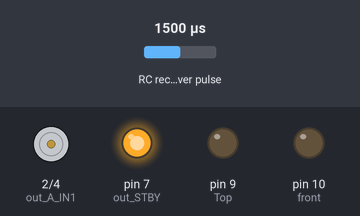
Recording of a sketch running on a simulated Arduino Uno, built with avr-gcc and run on an emulated ATmega328P. On the bench: motor-driver pin pairs drawn as motors (green arrow = first pin HIGH = forward, orange = second pin HIGH = backward, longer = more drive, scaled by the enable pin, stopped while the standby pin is LOW), output pins drawn as LEDs (lit = HIGH). Wiring (inferred from the names in the program): RC receiver channel: data pin 5. The test bench sets the inputs (shaded band); at power-on: RC receiver pulse 1500 µs.

Above: at 1.2 s.
1.3 s: RC receiver pulse (sensor on pin 5) set to 1455 µs
2.8 s: RC receiver pulse (sensor on pin 5) set to 1423 µs
At 4.0 s:
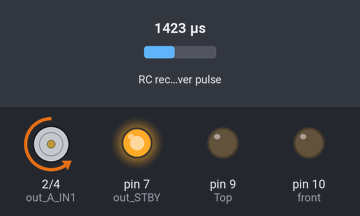
4.3 s: RC receiver pulse (sensor on pin 5) set to 1020 µs
At 5.1 s:
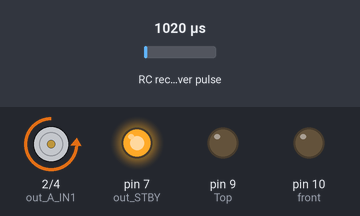
5.8 s: RC receiver pulse (sensor on pin 5) set to 1500 µs
At 6.3 s:
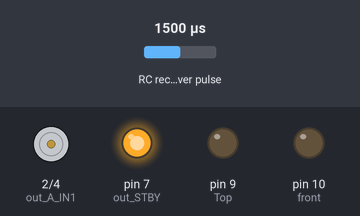
7.3 s: RC receiver pulse (sensor on pin 5) set to 1554 µs
8.8 s: RC receiver pulse (sensor on pin 5) set to 1570 µs
At 9.8 s:
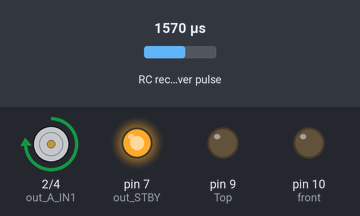
Timing chart, 0 to 11.3 s (numbered marks = the images above; inputs shaded):
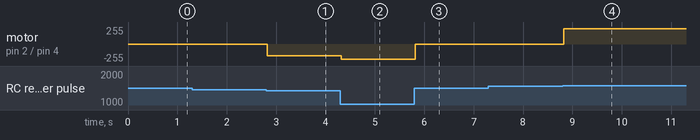

The sketch:

RC_Car_FNG_Exterminator.ino
```cpp
//Not all this code is mine
//it was taken from http://rcarduino.blogspot.com/2012/01/how-to-read-rc-receiver-with.html

#include <Wire.h>
#include <EnableInterrupt.h>

//FNG chip
#define out_STBY 7
#define out_A_PWM 11

#define out_A_IN1 2
#define out_A_IN2 4

//
#define voltage A3
#define THROTTLE_IN_PIN 5
#define THROTTLE_FLAG 1
#define GearFlag 2
//#define Direction_A 5
//#define Direction_B 3
#define Top 9
#define front 10
//#define Gear 2

int lightStatus = 0;

int battLow = 0;
float error = 0.18;
double tempSpeed;
//int batteryLV = 0;
volatile uint8_t bUpdateFlagsShared;

volatile uint16_t unThrottleInShared;
volatile uint16_t unGearInShared;
volatile uint16_t ulGearStart;

uint32_t ulThrottleStart;


void setup() {
  Serial.begin(9600);
  enableInterrupt(THROTTLE_IN_PIN, calcThrottle, CHANGE);
  //enableInterrupt(Gear, lights1, CHANGE);
  //pinMode(Direction_A, OUTPUT);
  //pinMode(Direction_B, OUTPUT);
  pinMode(out_A_IN1, OUTPUT);
  pinMode(out_A_IN2, OUTPUT);
  pinMode(out_STBY, OUTPUT);
  pinMode(out_A_PWM, OUTPUT);

  pinMode(Top, OUTPUT);
  pinMode(front, OUTPUT);
  //pinMode(bottom, OUTPUT);
  setDirection(0, 0);
  setLight(0);

  motor_standby(false);

}

void loop() {
  //Serial.println("lights flag");
//vars that change per loop
static uint16_t unThrottleIn;
static uint16_t unGearIn;
 static uint8_t bUpdateFlags;
//Serial.println("test");


 if(bUpdateFlagsShared)
  {
    noInterrupts(); // turn interrupts off quickly while we take local copies of the shared variables

    // take a local copy of which channels were updated in case we need to use this in the rest of loop
    bUpdateFlags = bUpdateFlagsShared;

    // in the current code, the shared values are always populated
    // so we could copy them without testing the flags
    // however in the future this could change, so lets
    // only copy when the flags tell us we can.

    if(bUpdateFlags & THROTTLE_FLAG)
    {
      unThrottleIn = unThrottleInShared;
    }
    if(bUpdateFlags & GearFlag){
      unGearIn = unGearInShared;
    }
    // clear shared copy of updated flags as we have already taken the updates
    // we still have a local copy if we need to use it in bUpdateFlags
    bUpdateFlagsShared = 0;

    interrupts(); // we have local copies of the inputs, so now we can turn interrupts back on
    // as soon as interrupts are back on, we can no longer use the shared copies, the interrupt
    // service routines own these and could update them at any time. During the update, the
    // shared copies may contain junk. Luckily we have our local copies to work with :-)
  }

  // do any processing from here onwards
  // only use the local values unAuxIn, unThrottleIn and unSteeringIn, the shared
  // variables unAuxInShared, unThrottleInShared, unSteeringInShared are always owned by
  // the interrupt routines and should not be used in loop

  // the following code provides simple pass through
  // this is a good initial test, the Arduino will pass through
  // receiver input as if the Arduino is not there.
  // This should be used to confirm the circuit and power
  // before attempting any custom processing in a project.

  // we are checking to see if the channel value has changed, this is indicated
  // by the flags. For the simple pass through we don't really need this check,
  // but for a more complex project where a new signal requires significant processing
  // this allows us to only calculate new values when we have new inputs, rather than
  // on every cycle.
  if(bUpdateFlags & GearFlag)
  {
    //setLights(unGearIn);
 Serial.println("lights flag");

}
  if(bUpdateFlags & THROTTLE_FLAG)
  {
    setSpeed(unThrottleIn);

  bUpdateFlags = 0;
}
}
void lights1(){
  //if(digitalRead(Gear) == HIGH)
  //{
    //lightStatus = 1;
    //Serial.println("lights");
    //ulGearStart = micros();
  //}else{
    //    unGearInShared = (uint16_t)(micros() - ulGearStart);
    // use set the throttle flag to indicate that a new throttle signal has been received
    //bUpdateFlagsShared |= GearFlag;
  //}
}
// simple interrupt service routine
void calcThrottle()
{
  // if the pin is high, its a rising edge of the signal pulse, so lets record its value
  if(digitalRead(THROTTLE_IN_PIN) == HIGH)
  {
    ulThrottleStart = micros();

  }
  else
  {
    // else it must be a falling edge, so lets get the time and subtract the time of the rising edge
    // this gives use the time between the rising and falling edges i.e. the pulse duration.
    unThrottleInShared = (uint16_t)(micros() - ulThrottleStart);
    // use set the throttle flag to indicate that a new throttle signal has been received
    bUpdateFlagsShared |= THROTTLE_FLAG;
  }
}
void setLights(uint16_t unGearIn){
  //Serial.println(unGearIn);
  //if(unGearIn>1900){
    lightStatus = 0;
  //}else{
    //lightStatus = 0;
 // }

}
void setSpeed(uint16_t unThrottleIn){

  if(unThrottleIn<1440 & unThrottleIn>999){
    //min speed 1000
    //backwards
    //calculate the speed to a number within 0 and 255 for going up and down on the stick
    tempSpeed=(255-((unThrottleIn-1100)/4));
    //Serial.println(unThrottleIn);
    //Serial.println(275-(unThrottleIn-1000)/1.96);
    //if the number is below zero, something is wrong with the receiver/calculation and set it to zero
    if(tempSpeed<0){
      tempSpeed=0;
    }
    if(tempSpeed>230){
      //tempSpeed=255;
      tempSpeed=230;
    }
    //just for printing speed but disabled during non-debugging
    //Serial.println((int)tempSpeed);

    //set the speed and then tell the shield to go "forward" but this is arbitrary

    //analogWrite(Enable_PWM, (int)tempSpeed)
    //myMotor->setSpeed((int)tempSpeed);
    setDirection(1, (int)tempSpeed);
    //setLight(2);
    //max 1440
   }else{
   if(unThrottleIn>1560 & unThrottleIn<2100){
    //forward
    // max 2000 but remove anything way over

    //set the speed from 0 to 255 again
    tempSpeed=((unThrottleIn-1500)/1.46);

    //check if the speed comes to above 255 for receiver/calculation problems and change that to 255
    if(tempSpeed>230){
      //tempSpeed=255;
      tempSpeed=230;
    }
    //debug printing

    //Serial.println(unThrottleIn);
   //Serial.println((int)tempSpeed);

    //set the speed and then tell the shield to go "backward" but this is arbitrary
    //analogWrite(Enable_PWM, (int)tempSpeed)
    //myMotor->setSpeed((int)tempSpeed);
    setDirection(2, (int)tempSpeed);
    //setLight(1);
   }else{
    //release the power to the motor and let the car roll
     setDirection(0, 0);
     //setLight(0);
     //if(battLow == 0){
   //int value = analogRead(voltage);

   //float voltages = (value*(5.0/1023.0) - error);
   //Serial.println(voltages);
   //if(voltages<3.10){
    //digitalWrite(battLight, HIGH);

    //Need to write battery low light code!!!

    //battLow = 1;
    //Serial.println("test");
   //}
}
   }
}
void motor_standby(boolean state) { //low power mode
 if (state == true)
   digitalWrite(out_STBY,LOW);
 else
 //delay(1);
   digitalWrite(out_STBY,HIGH);
}
void setDirection(int direction, int PWM){
  if(direction==0){
    //analogWrite(Direction_A, LOW);
    //analogWrite(Direction_B, LOW);
   digitalWrite(out_A_IN1,LOW);
   digitalWrite(out_A_IN2,LOW);
   digitalWrite(out_A_PWM,HIGH);
  } else{
    if(direction==1){
      //Serial.println(PWM);
     digitalWrite(out_A_IN1,LOW);
     digitalWrite(out_A_IN2,HIGH);
     analogWrite(out_A_PWM,PWM);
    } else {
        //Serial.println(PWM);
     digitalWrite(out_A_IN1,HIGH);
     digitalWrite(out_A_IN2,LOW);
     analogWrite(out_A_PWM,PWM);
    }
  }
}
void motor_brake(boolean motor) {
   digitalWrite(out_A_IN1,HIGH);
   digitalWrite(out_A_IN2,HIGH);
}
void setLight(int i){
  if(lightStatus ==1){
  //Serial.println(i);
  if(i==1){
  //analogWrite(Top, 50);
  //analogWrite(front, 255);
  //analogWrite(bottom, 50);
  }else{
    if(i==2){
        //analogWrite(Top, 50);
    //    analogWrite(front, 150);
        //analogWrite(bottom, 150);
    }else{
      //  analogWrite(Top, 150);
      //  analogWrite(front, 150);
        //analogWrite(bottom, 50);
    }

  }
  }else{
    //analogWrite(Top, 50);
    //analogWrite(front, 50);
    //analogWrite(bottom, 0);
  }
}
```

Measured:
- the behaviour switches between 1438 and 1437 µs on RC receiver pulse (sensor on pin 5) (found by bisection; images 0 and 1)
- the behaviour switches between 1561 and 1562 µs on RC receiver pulse (sensor on pin 5) (found by bisection; images 3 and 4)
- after the input at 1.3 s, every drawn part: stays the same
- after the input at 2.8 s, motor on pin 2 (out_A_IN1) / pin 4 (out_A_IN2): stopped → backward 174/255 at once
- after the input at 4.3 s, motor on pin 2 (out_A_IN1) / pin 4 (out_A_IN2): backward 174/255 → backward 230/255 at once
- after the input at 5.8 s, motor on pin 2 (out_A_IN1) / pin 4 (out_A_IN2): backward 230/255 → stopped at once
- after the input at 7.3 s, every drawn part: stays the same
- after the input at 8.8 s, motor on pin 2 (out_A_IN1) / pin 4 (out_A_IN2): stopped → forward 230/255 at once
